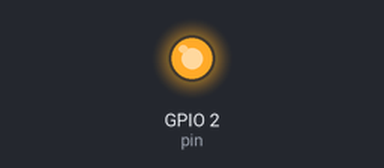
This program was run on a simulated ESP32. On the bench: output pins drawn as LEDs (lit = HIGH). What the program prints to the serial monitor is not drawn.

Above: at 0.1 s.
At 0.8 s:
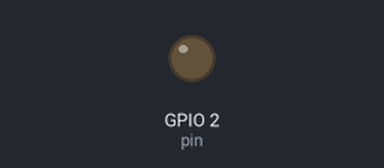
Timing chart, 0 to 2.3 s (numbered marks = the images above):
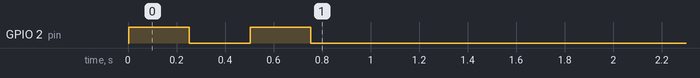

The program:

main.cpp
```cpp
#include <Arduino.h>
#include <WiFi.h>
#include <WebServer.h>
#include <WiFiAP.h>

const char* ssid = "esp32_1"; // ime esp32 modula kot WiFi dostopne točke (SSID - Service Set Identifier)
const char* password = "12345678";

// ustvarimo objekt razreda WebServer, port 80 je prednastavljeni port za HTTP strežnike
WebServer server(80); // objekt server razreda WebServer (http port 80)

// spletno stran spravimo v spremenljivko HTML, ki je shranjena v flash pomnilniku (PROGMEM) in ne v RAM-u, da prihranimo dragoceni RAM pomnilnik na Esp32 modulu
const char HTML[] PROGMEM = R"rawliteral(
<!DOCTYPE html>
<html lang="sl">
<head>
    <meta charset="UTF-8">
    <meta name="viewport" content="width=device-width, initial-scale=1.0">
    <title>esp32</title>
</head>
<body>
    <h1>Esp32 kot WiFi dostopna točka - Access Point AP!</h1>
</body>
</html>
)rawliteral"; // spletno stran spravimo v spremenljivko HTML

// tu določimo, kaj se dogodi, če uporabnik vpiše
// korenski ("root") naslov našega strežnika na esp32 moudlu, (npr. http://192.168.1.223/) - request "/" pomeni korenski naslov
void handle_root() {
  server.send(200, "text/html; charset=UTF-8", HTML); // pošljemo HTTP odgovor s statusno kodo 200 (OK), vsebino tipa "text/html" in besedilom "Pozdravljen svet...
  // strežnik klientu (Chrome) pošlje kot odziv, t.j. "response"
  // String "Pozdravljen svet...", koda 200 predstavlja standardni odziv na uspošno HTTP zahtevo ("request")
}

void setup() {
  // put your setup code here, to run once:
  // tu zapišemo kodo za nastavitve, koda bo izvedena le enkrat, ko se naprava zažene:

  Serial.begin(115200); // nastavimo hitrost serijske komunikacije na 115200 bitov/s

  // Vzpostavitev programske dostopne točke - "Soft Acces Point AP"
  // "software enabled access point", npr. računalnik, ki ni bil zasnovan kot
  // WiFi dostopna točka postane z ustreznim programjem dostopna točka
  // esp32 se spremeni v dostopno točko, na katero se lahko povežejo drugi WiFi klienti
  // (npr. prenosni računalnik, pametni telefon, tablica...)
  WiFi.softAP(ssid, password); // vzpostavimo WiFi dostopno točko z imenom "esp32_1" in geslom "12345678"

  // izpišemo IP naslov
  Serial.println("Vzpostavitev programske dostopne točke na esp32 modulu.");
  Serial.print("IP naslov esp32 dostopne točke: ");
  Serial.println(WiFi.softAPIP()); // prednastavljeni IP naslov esp32 dostopne točke je 192.168.4.1

  server.on("/", handle_root); // ko vpišemo IP naslov, na koncu "/", v brskalnik in pritisnemo Enter, tedaj strežnik na esp32 modulu dobi zahtevo "request" "/" in izvede se funkcija handle_root(), ki smo jo definirali zgoraj

  server.begin(); // zaženemo strežnik na esp32 modulu, ki posluša na portu 80 in čaka na zahteve ("requests") od klientov (npr. brskalnika Chrome)

  // ta del kode uporabimo kot indikator, da se je program prenesel na esp32 modul, modra LED dioda bo 2x utripnila
  pinMode(2, OUTPUT); // pin (nožica) št. 2 bo uporabljen kot digitalni izhod (na nožic 2 je povezana vgrajena LED dioda na ESP32)
  digitalWrite(2, HIGH); // na pin 2 zapišemo visoko vrednost (LED dioda se prižge)
  delay(250); // počakamo 250ms
  digitalWrite(2, LOW); // na pin 2 zapišemo nizko vrednost (LED dioda se ugasne)
  delay(250); // počakamo 250ms
  digitalWrite(2, HIGH); // na pin 2 zapišemo visoko vrednost (LED dioda se prižge)
  delay(250); // počakamo 250ms
  digitalWrite(2, LOW); // na pin 2 zapišemo nizko vrednost (LED dioda se ugasne)
  delay(250); // počakamo 250ms

}

void loop() {
  // put your main code here, to run repeatedly:
  // tu zapišemo kodo, ki se ponavljajoče izvaja, dokler je esp32 vklopljen:
  server.handleClient(); // preverimo, če je prišla kakšna zahteva ("request") od klienta (npr. brskalnika Chrome) in če je, tedaj jo obdelamo in pošljemo ustrezen odgovor ("response")
}
```
